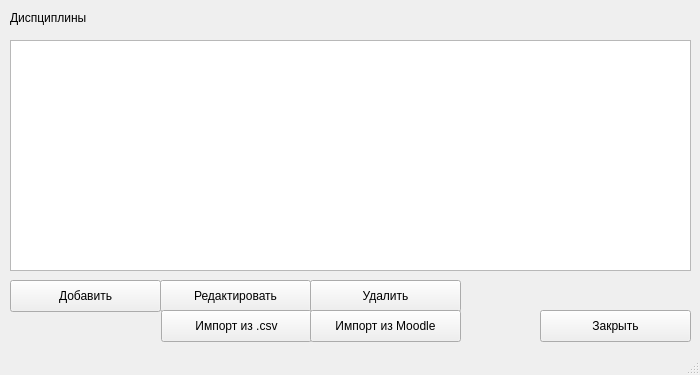
<?xml version="1.0" encoding="UTF-8"?>
<ui version="4.0">
 <class>MainWindow</class>
 <widget class="QMainWindow" name="MainWindow">
  <property name="geometry">
   <rect>
    <x>0</x>
    <y>0</y>
    <width>700</width>
    <height>375</height>
   </rect>
  </property>
  <property name="windowTitle">
   <string>MainWindow</string>
  </property>
  <widget class="QWidget" name="centralwidget">
   <widget class="QListWidget" name="listWidget">
    <property name="geometry">
     <rect>
      <x>10</x>
      <y>40</y>
      <width>681</width>
      <height>231</height>
     </rect>
    </property>
   </widget>
   <widget class="QLabel" name="label">
    <property name="geometry">
     <rect>
      <x>10</x>
      <y>10</y>
      <width>171</width>
      <height>16</height>
     </rect>
    </property>
    <property name="text">
     <string>Диспциплины</string>
    </property>
   </widget>
   <widget class="QPushButton" name="pushButton">
    <property name="geometry">
     <rect>
      <x>10</x>
      <y>280</y>
      <width>151</width>
      <height>32</height>
     </rect>
    </property>
    <property name="text">
     <string>Добавить</string>
    </property>
   </widget>
   <widget class="QPushButton" name="pushButton_2">
    <property name="geometry">
     <rect>
      <x>160</x>
      <y>280</y>
      <width>151</width>
      <height>32</height>
     </rect>
    </property>
    <property name="text">
     <string>Редактировать</string>
    </property>
   </widget>
   <widget class="QPushButton" name="pushButton_3">
    <property name="geometry">
     <rect>
      <x>540</x>
      <y>310</y>
      <width>151</width>
      <height>32</height>
     </rect>
    </property>
    <property name="text">
     <string>Закрыть</string>
    </property>
   </widget>
   <widget class="QPushButton" name="pushButton_4">
    <property name="geometry">
     <rect>
      <x>310</x>
      <y>280</y>
      <width>151</width>
      <height>32</height>
     </rect>
    </property>
    <property name="text">
     <string>Удалить</string>
    </property>
   </widget>
   <widget class="QPushButton" name="pushButton_5">
    <property name="geometry">
     <rect>
      <x>161</x>
      <y>310</y>
      <width>151</width>
      <height>32</height>
     </rect>
    </property>
    <property name="text">
     <string>Импорт из .csv</string>
    </property>
   </widget>
   <widget class="QPushButton" name="pushButton_6">
    <property name="geometry">
     <rect>
      <x>310</x>
      <y>310</y>
      <width>151</width>
      <height>32</height>
     </rect>
    </property>
    <property name="text">
     <string>Импорт из Moodle</string>
    </property>
   </widget>
  </widget>
  <widget class="QStatusBar" name="statusbar"/>
 </widget>
 <resources/>
 <connections/>
</ui>
